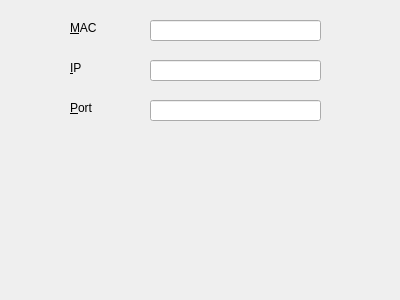
<?xml version="1.0" encoding="UTF-8"?>
<ui version="4.0">
 <class>Widget</class>
 <widget class="QWidget" name="Widget">
  <property name="geometry">
   <rect>
    <x>0</x>
    <y>0</y>
    <width>400</width>
    <height>300</height>
   </rect>
  </property>
  <property name="windowTitle">
   <string>Widget</string>
  </property>
  <widget class="QLabel" name="label">
   <property name="geometry">
    <rect>
     <x>70</x>
     <y>20</y>
     <width>41</width>
     <height>16</height>
    </rect>
   </property>
   <property name="text">
    <string>&amp;MAC</string>
   </property>
   <property name="buddy">
    <cstring>lineEdit_MAC</cstring>
   </property>
  </widget>
  <widget class="QLabel" name="label_2">
   <property name="geometry">
    <rect>
     <x>70</x>
     <y>60</y>
     <width>41</width>
     <height>16</height>
    </rect>
   </property>
   <property name="text">
    <string>&amp;IP</string>
   </property>
   <property name="buddy">
    <cstring>lineEdit_IP</cstring>
   </property>
  </widget>
  <widget class="QLabel" name="label_3">
   <property name="geometry">
    <rect>
     <x>70</x>
     <y>100</y>
     <width>41</width>
     <height>16</height>
    </rect>
   </property>
   <property name="text">
    <string>&amp;Port</string>
   </property>
   <property name="buddy">
    <cstring>lineEdit_Port</cstring>
   </property>
  </widget>
  <widget class="QLineEdit" name="lineEdit_MAC">
   <property name="geometry">
    <rect>
     <x>150</x>
     <y>20</y>
     <width>171</width>
     <height>21</height>
    </rect>
   </property>
  </widget>
  <widget class="QLineEdit" name="lineEdit_IP">
   <property name="geometry">
    <rect>
     <x>150</x>
     <y>60</y>
     <width>171</width>
     <height>21</height>
    </rect>
   </property>
  </widget>
  <widget class="QLineEdit" name="lineEdit_Port">
   <property name="geometry">
    <rect>
     <x>150</x>
     <y>100</y>
     <width>171</width>
     <height>21</height>
    </rect>
   </property>
  </widget>
 </widget>
 <layoutdefault spacing="6" margin="11"/>
 <resources/>
 <connections/>
</ui>
